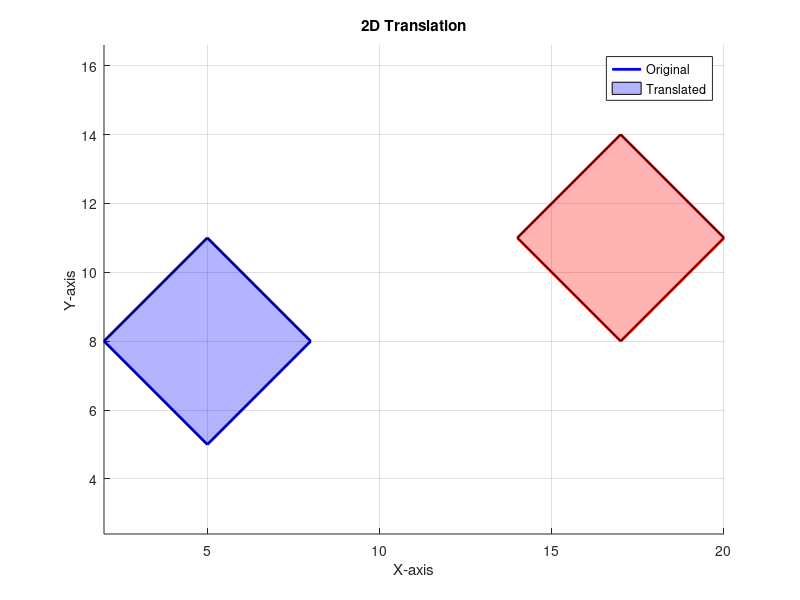

MATLAB code to generate this figure:
clc; clear; close all;

ORIGINAL_POINTS = [5, 5; 8, 8; 5, 11; 2, 8; 5, 5];
TX = 12; TY = 3;

figure;
hold on;
grid on;
axis equal;
title('2D Translation');
xlabel('X-axis');
ylabel('Y-axis');

plot(ORIGINAL_POINTS(:, 1), ORIGINAL_POINTS(:, 2), 'b-', 'LineWidth', 2);
fill(ORIGINAL_POINTS(:, 1), ORIGINAL_POINTS(:, 2), 'b', 'FaceAlpha', 0.3);

TRANSLATED_POINTS = ORIGINAL_POINTS + [TX, TY];
plot(TRANSLATED_POINTS(:, 1), TRANSLATED_POINTS(:, 2), 'r-', 'LineWidth', 2);
fill(TRANSLATED_POINTS(:, 1), TRANSLATED_POINTS(:, 2), 'r', 'FaceAlpha', 0.3);

legend('Original', 'Translated');
